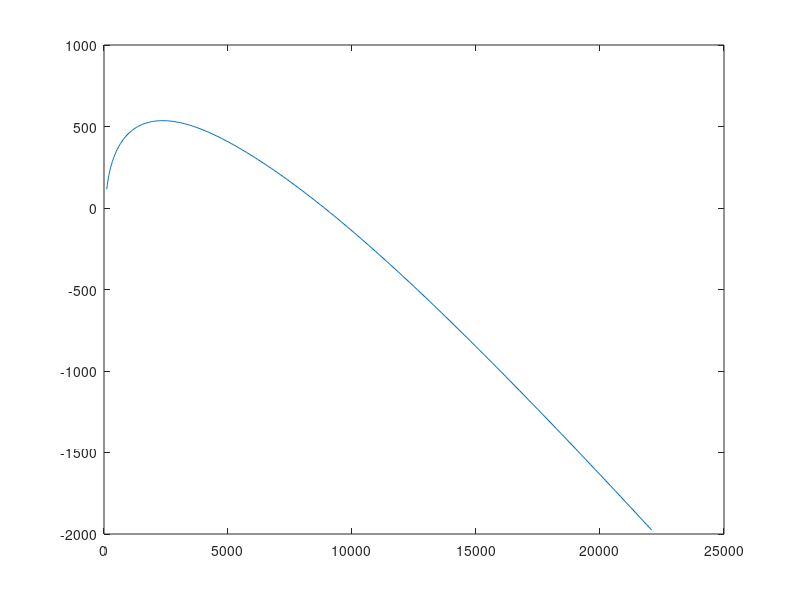
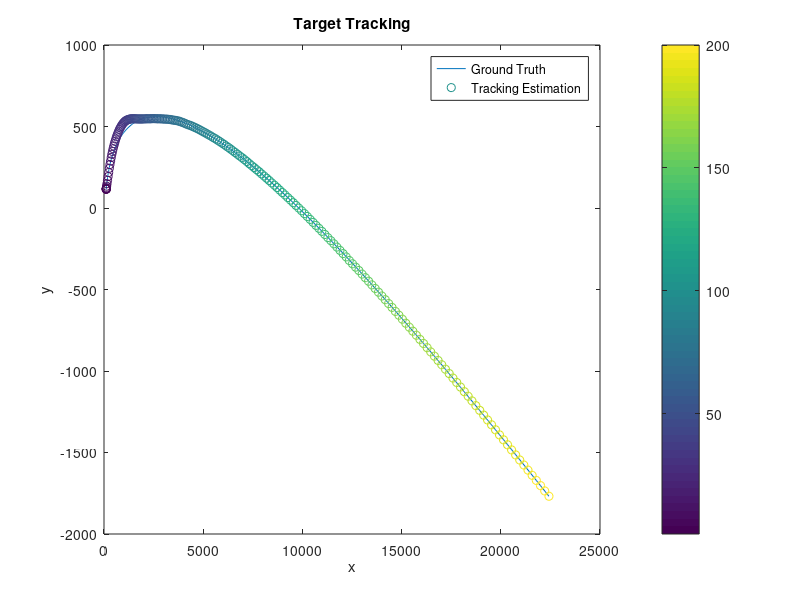

These figures' MATLAB source, in order: (Note: this script raises an error after producing the figures.)
%% For position sensor only case. 
%  This is for the dependent case. 

close all;

clear all;

clc;

Iteration = 200; 

T = .5;  

% Fx = [1 T; 0 1] ; % state transition matrix

Fx = [1 T 1/2*T^2; 0 1 T; 0 0 1];

F = blkdiag(Fx, Fx);

Taox = [T^2/2; T ;1]; %input control matrix, this is for the system noise. Considering
%the case only one dimension, Tao is is 2by1 vector. As for the 2-D model,
%Tao should be like as below,

Taoy = [T^2/2; T ;1];

H = [1 0 0 0 0 0 ;0 0 0 1 0 0 ]; % measurement matrix

%% define main variables

v_mag1 = 0.01;  %System process noise:

v_mag2 = 0.01; %System process noise;
              
Qx1 = v_mag1^2 * [T^4/4 T^3/2 T^2/2; T^3/2 T^2 T; T^2/2 T 1]; 

Qx2 = v_mag2^2 * [T^4/4 T^3/2 T^2/2; T^3/2 T^2 T; T^2/2 T 1]; 

Q = blkdiag(Qx1,Qx2)

Px1=v_mag1^2*[1 1/T 1/(T^2); 1/T 2/(T^2) 3/(T^3);1/(T^2) 3/(T^3) 6/(T^4) ]

Px2=v_mag2^2*[1 1/T 1/(T^2); 1/T 2/(T^2) 3/(T^3);1/(T^2) 3/(T^3) 6/(T^4) ]

P = blkdiag(Px1,Px2)

w_mag = [sqrt(3), sqrt(4)];  %measurement noise pre_set up

R = diag(w_mag.^2) %covariance of measurement noise, in this case, only position 
                %is measuered, so R is a 1by1matrix. 

 %% initize result variables
% simulate the observation over time
    X_true=[];
        
    Z = []; % real_measurement
    
    X = [100,20,4, 100,30,-1]';
    
%     X=(mvnrnd(X,P,1))';
    
    for t = 1 : Iteration
    
        X= F * X + [v_mag1 * randn*[(T^2/2); T; 1];v_mag2 * randn*[(T^2/2); T; 1]];              
            
            X_true=[X_true;X'];
    end
    
    figure, plot(X_true(:,1),X_true(:,4));
    
    Z = X_true * H';
    
    Z = Z + randn(size(Z))*diag(w_mag);
    
     load JY_xy.mat
    %% Do kalman filtering
    %initize estimation variables
    
    % re-initized state
    
%   X_hat =(mvnrnd(X,P,1))';
    
    X_hat = [Z(1,1),0,0,Z(1,2),0,0]';
   
    X_pred = [];
    
    predic_var = [];
    
    W_save=[];
    
    Z_est =[];
    
    Z_est_backup=[];
    
    for t = 1:length(X_true)
            
        X_hat = F * X_hat;
        
        Z_est = H*X_hat;
            
        P = F * P * F' + Q;
            
        predic_var = [predic_var; P];
        
        W = P*H'/(H*P*H'+R);
        
        W_save=[W_save ; W]; % save the gain matrix
        
        Z_est_backup = [Z_est_backup Z_est];
        
        X_hat = X_hat + W * (Z(t,:)' - Z_est);

        P =  (eye(6)-W*H)*P;
                
        X_pred = [X_pred; X_hat'];

    end
    

    figure;
    
%     scatter(X_true(:,1), X_true(:,4),[],1:length(X_true)),hold on;
    plot(X_true(:,1), X_true(:,4)),hold on;
    
    scatter(X_pred(:,1), X_pred(:,4),[],1:length(X_pred)), colorbar;
    title('Target Tracking')
    xlabel('x'),ylabel('y');
    legend('Ground Truth','Tracking Estimation');
    a = gca;
    a.FontSize = 15;
    grid;
    a.LineWidth= 1.5
    
    figure;
    
    plot(X_true(:,1),'-go'), hold on;
    
    plot(X_pred(:,1),'-.rh')

    title('x');
    
    figure;
    
    plot(X_true(:,4),'-go'), hold on;
    
    plot(X_pred(:,4),'-.rh')

    title('y');
    
    save('JY_xy','X_true','Z');

